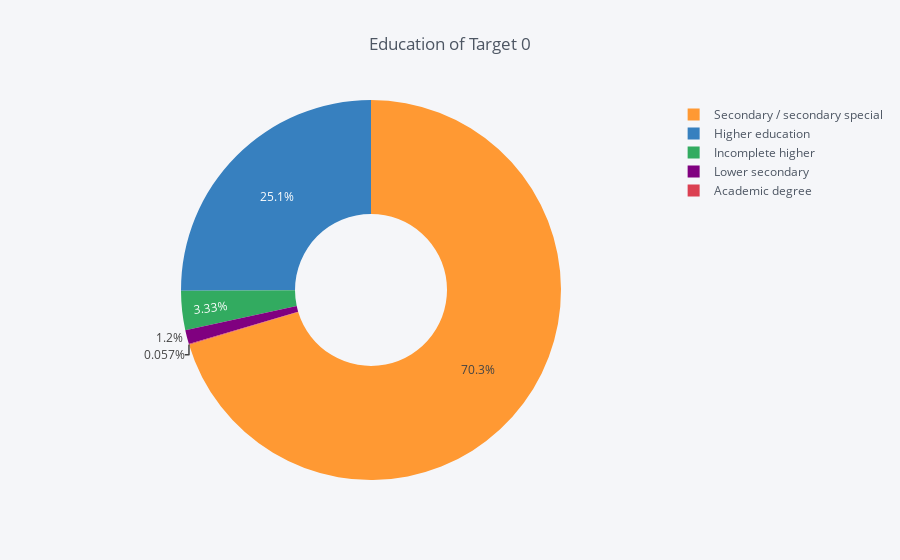

Notebook source saved alongside this figure:
### Code cell
edu0_df = pd.DataFrame({'labels': target0_edu.index,'values': target0_edu.values})
edu0_df.iplot(kind='pie',labels='labels',values='values',
              title='Education of Target 0', hole = 0.4)

### Figure 1 — Plotly figure (JSON) as saved in the notebook; plotly's stock layout.template omitted (floating-point values rounded to 4 significant figures)
{"data": [{"hole": 0.4, "labels": ["Secondary / secondary special", "Higher education", "Incomplete higher", "Lower secondary", "Academic degree"], "marker": {"colors": ["rgba(255, 153, 51, 1.0)", "rgba(55, 128, 191, 1.0)", "rgba(50, 171, 96, 1.0)", "rgba(128, 0, 128, 1.0)", "rgba(219, 64, 82, 1.0)"]}, "name": "", "type": "pie", "values": [198867, 70854, 9405, 3399, 161]}], "layout": {"legend": {"bgcolor": "#F5F6F9", "font": {"color": "#4D5663"}}, "paper_bgcolor": "#F5F6F9", "plot_bgcolor": "#F5F6F9", "title": "Education of Target 0", "titlefont": {"color": "#4D5663"}}}
